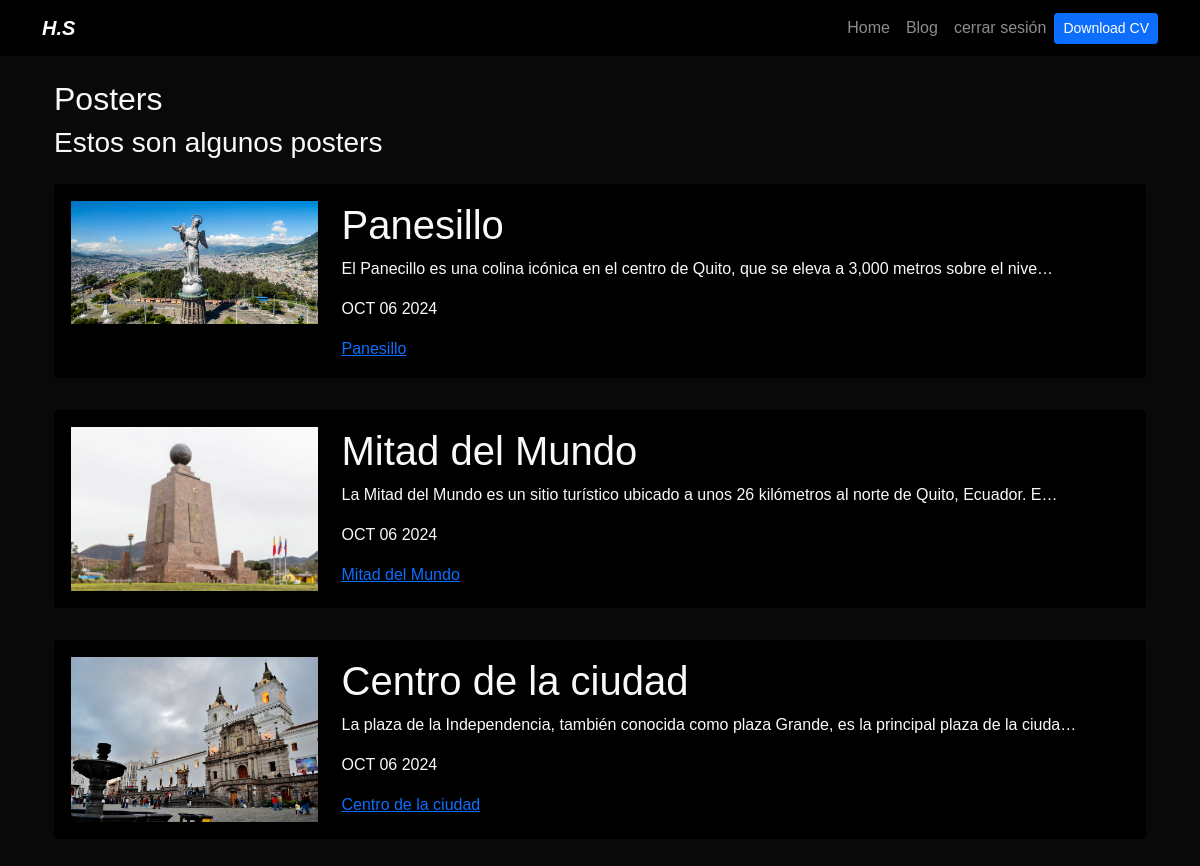
Page /blog/ (signed in) on the committed database.
### blog/models.py (models this page shows, shortened)
class Post(models.Model):
    title = models.CharField(max_length=100)
    description = models.TextField()
    image = models.ImageField(upload_to='blog/images/')
    date = models.DateField(default=datetime.date.today)  # Se usa `default`

### blog/views.py (the view)
# urls.py: path('', render_posts, name='posts'),  # URL para listar todos los posts
@login_required
def render_posts(request):
    posts = Post.objects.all()  # Obtener todos los posts
    return render(request, 'blog/posts.html', {'posts': posts})  # Pasar los posts al template

### blog/templates/blog/posts.html
{% extends 'layout.html' %}
{% block content %}
<h1 class="fs-2">Posters</h1>
<h3>Estos son algunos {{total_posts}} posters {{total_posts|pluralize}}</h3>
{% for post in posts %}
<div class="py-3">
  <div class="card card-body bg-black">
    <div class="row">
      <div class="col-3">
        <img class="img-fluid" src="{{post.image.url}}" alt="{{post.title}}">
      </div>
      <div class="col-9">
        <h1>{{post.title}}</h1>
        <p>{{post.description|striptags|truncatechars:100}}</p>
        <p>{{post.date|date:'M d Y'|upper}}</p>
        <a href="{% url 'blog:post_detail' post.id %}">{{post.title}}</a>
      </div>
    </div>
  </div>
</div>
{% endfor %}
{% endblock %}

### portfolio/static/main.css (style rules this page uses)
body { background: #090909; font-family: Arial, sans-serif; margin: 0; padding: 0; }
.bg-black { background: #000; }

### rows in the picture
Post: image (picture), title "Panesillo", description "El Panecillo es una colina icónica en el centro de Quito, que se eleva a 3,000 metros sobre el nive…", date "OCT 06 2024"
Post: image (picture), title "Mitad del Mundo", description "La Mitad del Mundo es un sitio turístico ubicado a unos 26 kilómetros al norte de Quito, Ecuador. E…", date "OCT 06 2024"
Post: image (picture), title "Centro de la ciudad", description "La plaza de la Independencia, también conocida como plaza Grande, es la principal plaza de la ciuda…", date "OCT 06 2024"
